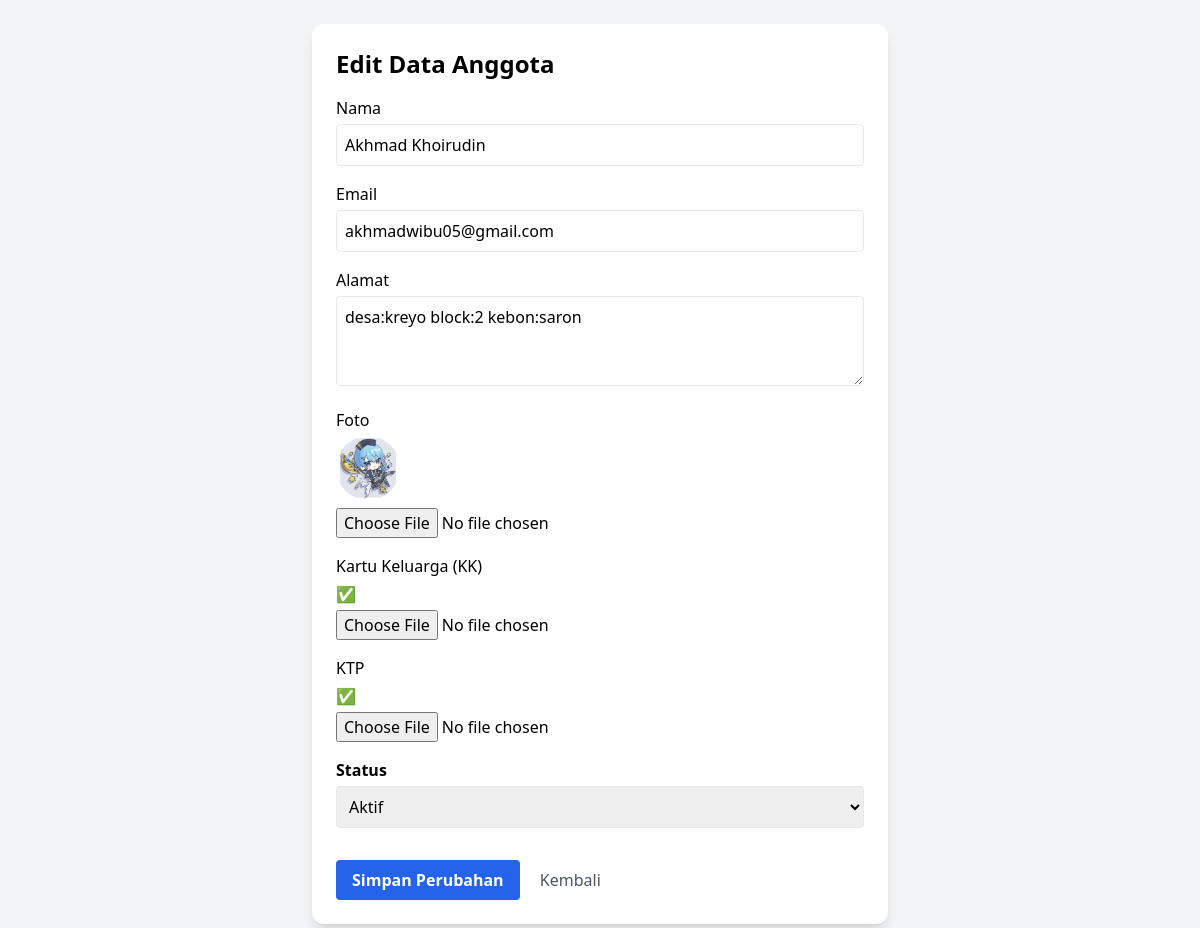
Screenshot of /users/anggota_edit.php?id=10 with the database file from the repository.
### tables this page shows
CREATE TABLE `anggota` (
  `id_anggota` int(11) NOT NULL,
  `nama` varchar(100) NOT NULL,
  `jenis_kelamin` enum('laki-laki','perempuan','','') NOT NULL,
  `tgl_lahir` date DEFAULT NULL,
  `tempat_lahir` varchar(50) NOT NULL,
  `alamat` text NOT NULL,
  `telepon` varchar(15) NOT NULL,
  `email` varchar(100) DEFAULT NULL,
  `status` enum('aktif','tidak aktif') DEFAULT 'aktif',
  `username` varchar(50) DEFAULT NULL,
  `password` text DEFAULT NULL,
  `role` enum('user','admin') NOT NULL DEFAULT 'user',
  `foto` varchar(255) DEFAULT NULL,
  `kk` text DEFAULT NULL,
  `ktp` text DEFAULT NULL,
  `NPWP` int(20) NOT NULL
);

### users/anggota_edit.php (the view, shortened to what this page needs)
<?php
include '../config.php';
$id = $_GET['id'] ?? null;
$sql = "SELECT * FROM anggota WHERE id_anggota = ?";
$stmt = $conn->prepare($sql);
$stmt->bind_param("i", $id);
$stmt->execute();
$result = $stmt->get_result();
$anggota = $result->fetch_assoc();
?>
<!DOCTYPE html>
<html lang="id">
<head>
    <script src="https://cdn.tailwindcss.com"></script>
</head>
<body class="bg-gray-100 p-6">
    <div class="max-w-xl mx-auto bg-white shadow-lg rounded-xl p-6">
        <h2 class="text-2xl font-semibold mb-4">Edit Data Anggota</h2>
        <form method="POST" enctype="multipart/form-data" class="space-y-4">
            <div>
                <label class="block mb-1 font-medium">Nama</label>
                <input type="text" name="nama" value="<?= htmlspecialchars($anggota['nama']) ?>" required class="w-full border rounded p-2">
            </div>
            <div>
                <label class="block mb-1 font-medium">Email</label>
                <input type="email" name="email" value="<?= htmlspecialchars($anggota['email']) ?>" required class="w-full border rounded p-2">
            </div>
            <div>
                <label class="block mb-1 font-medium">Alamat</label>
                <textarea name="alamat" class="w-full border rounded p-2" rows="3"><?= htmlspecialchars($anggota['alamat']) ?></textarea>
            </div>
            <div class="flex items-center gap-4">
                <div>
                    <label class="block mb-1 font-medium">Foto</label>
                    <?php if ($anggota['foto']): ?>
                        <img src="../upload/foto/<?= $anggota['foto'] ?>" class="w-16 h-16 rounded-full object-cover">
                    <?php endif; ?>
                    <input type="file" name="foto" accept="image/*" class="mt-2">
                </div>
            </div>
            <div>
                <label class="block font-medium mb-1">Kartu Keluarga (KK)</label>
                <p class="mb-1"><?= $anggota['kk'] ? '✅' : '❌' ?></p>
                <input type="file" name="kk" accept="image/*">
            </div>
            <div>
                <label class="block font-medium mb-1">KTP</label>
                <p class="mb-1"><?= $anggota['ktp'] ? '✅' : '❌' ?></p>
                <input type="file" name="ktp" accept="image/*">
            </div>
            <div>
                <label class="block mt-4 mb-1 font-semibold">Status</label>
                <select name="status" class="w-full p-2 border rounded">
                    <option value="aktif" <?= ($anggota['status'] ?? '') === 'aktif' ? 'selected' : '' ?>>Aktif</option>
                </select>
            </div>
            <div class="pt-4">
                <button type="submit" class="bg-blue-600 hover:bg-blue-700 text-white font-semibold py-2 px-4 rounded">
                    Simpan Perubahan
                </button>
                <a href="list.php" class="ml-4 text-gray-600 hover:text-black">Kembali</a>
            </div>
        </form>
    </div>
</body>
</html>

### rows the page displays
anggota: nama "Akhmad Khoirudin", email "akhmadwibu05@gmail.com", alamat "desa:kreyo block:2 kebon:saron", foto (picture), status "Aktif"
